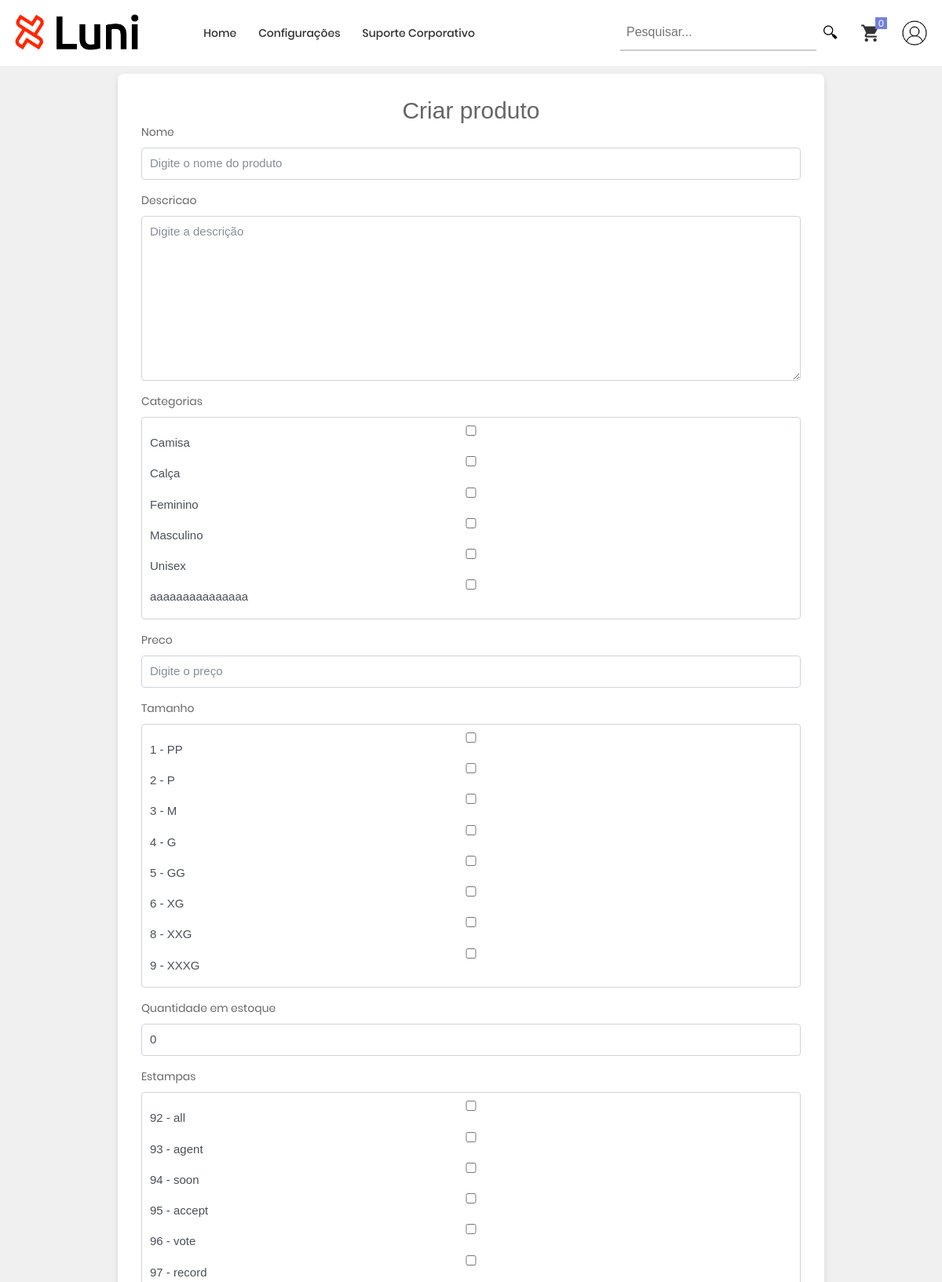
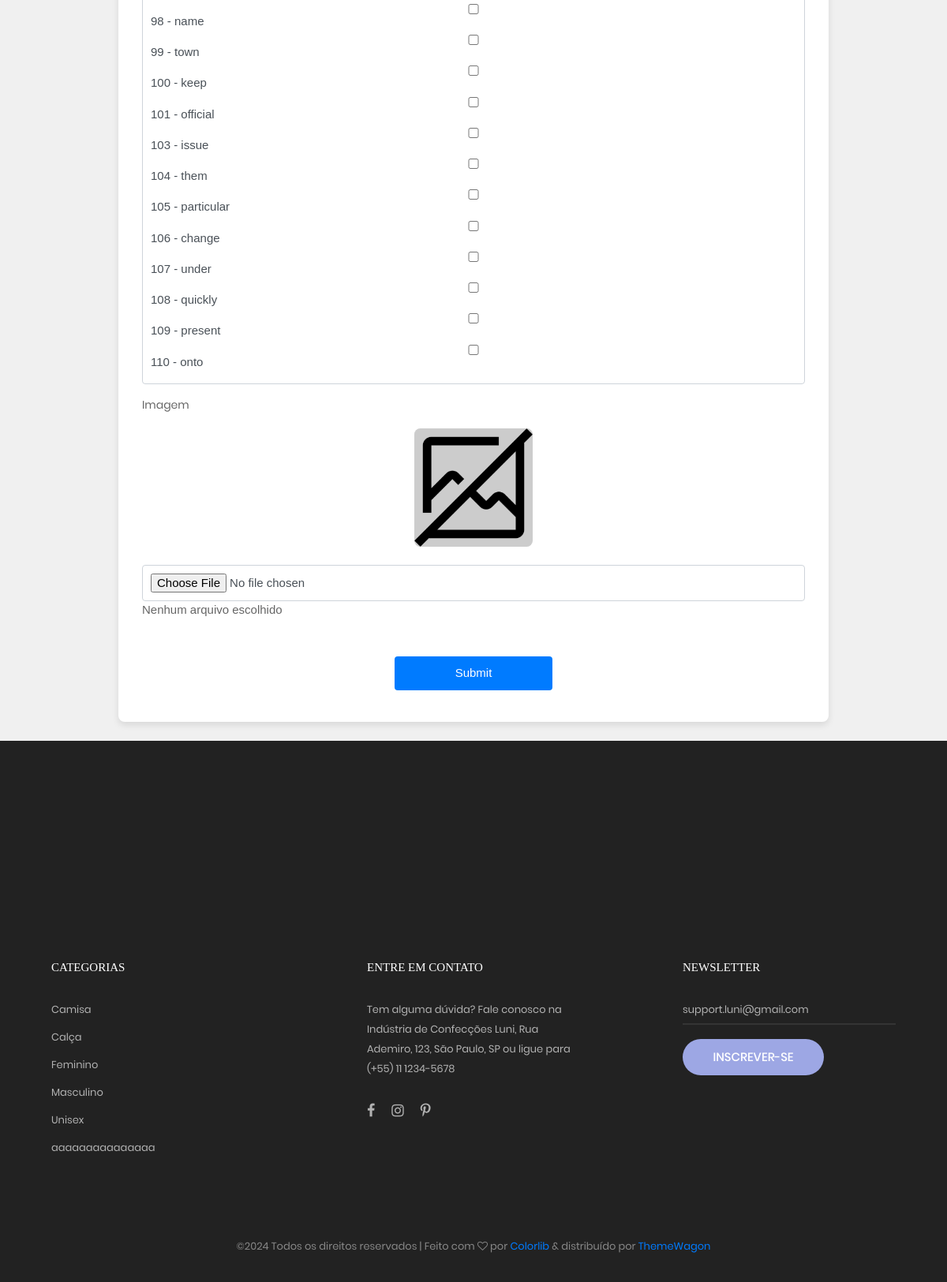
The app's page /produto/create/ (signed in) with its own data (2 pictures, top to bottom).
### produto/models.py (models this page shows)
class Tamanho(models.Model):
    TAMANHOS_PRODUTO = [
        ('PP', 'Piquenique'),
        ('P', 'Pequeno'),
        ('M', 'Medio'),
        ('G', 'Grande'),
        ('GG', 'Gigante'),
        ('XG', 'XGigante'),
        ('XXG', 'XXGigante'),
        ('XXXG', 'XXXGigante'),
    ]
    tamanho = models.CharField(max_length=50)
    def __str__(self):
        return f"{self.id} - {self.tamanho}"

class CategoriaProduto(models.Model):
    nome = models.CharField(max_length=20, unique=True)
    def __str__(self):
        return self.nome

### principal/decorators.py (the view)
        def _wrapped_view(request, *args, **kwargs):
            if request.user.groups.filter(name=group_name).exists():
                return view_func(request, *args, **kwargs)
            else:
                return HttpResponseForbidden("Você não tem permissão para acessar esta página.")

### produto/forms.py
class ProdutoForm(ModelForm):
    class Meta:
        model = Produto
        fields = ['nome', 'descricao', 'categorias', 'preco', 'tamanho', 'quantidade_em_estoque', 'estampas', 'imagem']
        widgets = {
            'nome': forms.TextInput(attrs={'class': 'form-control', 'placeholder': 'Digite o nome do produto'}),
            'descricao': forms.Textarea(attrs={'class': 'form-control-textarea', 'placeholder': 'Digite a descrição'}),
            'categorias': forms.CheckboxSelectMultiple(attrs={'class': 'form-control-select-multiple'}),
            'preco': forms.NumberInput(attrs={'class': 'form-control', 'placeholder': 'Digite o preço'}),
            'tamanho': forms.CheckboxSelectMultiple(attrs={'class': 'form-control'}),
            'quantidade_em_estoque': forms.NumberInput(attrs={'class': 'form-control', 'placeholder': 'Digite a quantidade em estoque'}),
            'estampas': forms.CheckboxSelectMultiple(attrs={'class': 'form-control-select-checkbox'}),
            'imagem': forms.ClearableFileInput(attrs={'class': 'form-control'}),
        }

### estampa/models.py (called while the page is built)
    def __str__(self):
        return f"{self.id} - {self.nome}"

### principal/context_processors.py (called while the page is built)
def variaveis_globais(request):
    return {
        'nome_site': 'Luni',
        'categorias': CategoriaProduto.objects.all(),
    }

### produto/views.py (called while the page is built)
@login_required
@group_required('Administradores')
def create_produto(request):
    if request.method == "POST":
        form = ProdutoForm(request.POST, request.FILES)
        if form.is_valid():
            form.save()
            return redirect('listar_produtos')
        else:
            return render(request, "form.html", {"form" : form, 'titulo': 'Criar produto'})
    else:
        form = ProdutoForm()
        return render(request, "form.html", {"form" : form, 'titulo': 'Criar produto'})

### usuario/models.py (called while the page is built)
    def get_size_items(self):
        carrinho = self.carrinho.first()  # Assume que um usuário tem um único carrinho
        if carrinho:
            return carrinho.itens.aggregate(total_items=Sum('quantidade'))['total_items'] or 0
        return 0

### templates/form.html (shortened to what this page needs)
{% extends "base/_base.html" %}
{% load static %}
{% load widget_tweaks %}
{% block content %}
<div class="container-product">
    <div class="form-container">
        <form method="POST" enctype="multipart/form-data">
            <h2>{{ titulo }}</h2>
            {% for field in form %}
            <div class="form-group">
                <label class="stext-102 cl3" for="{{ field.id_for_label }}">{{ field.label }}</label>
                <p class="custom-class">
                    {% if field.field.widget.input_type == "file" %}
                        <div class="image-container">
                            {% if current_image_url %}
                                <div class="d-flex justify-content-center">
                                    <img class="image-default" id="image-preview" src="{{ current_image_url }}" alt="Imagem preview" />
                                </div>
                                <br>
                                <label class="checkbox-label">
                                    <input type="checkbox" name="imagem-clear" id="imagem-clear_id">
                                    Limpar
                                </label>
                            {% else %}
                                <div class="d-flex justify-content-center">
                                    <img class="image-default" id="image-preview" src="{% static "images/no-image.png" %}" alt="Imagem preview" />
                                </div>
                                <br>
                            {% endif %}
                            <input type="file" name="imagem" class="form-control" accept="image/*" id="id_imagem">
                            <p class="file-status">Nenhum arquivo escolhido</p>
                        </div>
                    {% else %}
                        {% render_field field class="form-control" %}
                    {% endif %}
                </p>
            </div>
            {% endfor %}
            <br>
            <input type="submit" name="Enviar" class="btn-primary"/>
        </form>
    </div>
</div>
{% endblock content %}

### templates/base/_base.html (shortened to what this page needs)
{% load static %}
<!DOCTYPE html>
<html lang="pt-br">
    <head>
        <link rel="stylesheet" type="text/css" href="/static/vendor/bootstrap/css/bootstrap.min.css">
        <link rel="stylesheet" type="text/css" href="/static/fonts/font-awesome-4.7.0/css/font-awesome.min.css">
        <link rel="stylesheet" type="text/css" href="/static/fonts/iconic/css/material-design-iconic-font.min.css">
        <link rel="stylesheet" type="text/css" href="/static/fonts/linearicons-v1.0.0/icon-font.min.css">
        <link rel="stylesheet" type="text/css" href="/static/vendor/animate/animate.css">
        <link rel="stylesheet" type="text/css" href="/static/vendor/css-hamburgers/hamburgers.min.css">
        <link rel="stylesheet" type="text/css" href="/static/vendor/animsition/css/animsition.min.css">
        <link rel="stylesheet" type="text/css" href="/static/vendor/select2/select2.min.css">
        <link rel="stylesheet" type="text/css" href="/static/vendor/daterangepicker/daterangepicker.css">
        <link rel="stylesheet" type="text/css" href="/static/vendor/slick/slick.css">
        <link rel="stylesheet" type="text/css" href="/static/vendor/MagnificPopup/magnific-popup.css">
        <link rel="stylesheet" type="text/css" href="/static/vendor/perfect-scrollbar/perfect-scrollbar.css">
        <link rel="stylesheet" type="text/css" href="/static/css/util.css">
        <link rel="stylesheet" type="text/css" href="/static/css/main.css">
    </head>
	<nav class="container-menu-desktop fix-menu-desktop">
		<div class="wrap-menu-desktop">
			<div class="limiter-menu-desktop container">
				<a href="{% url "home" %}" class="logo">
					<img src="{% static "images/icons/Logo.png" %}" alt="IMG-LOGO">
				</a>
				<div class="menu-desktop">
					<ul class="main-menu">
						<li >
							<a href="{% url "home" %}">Home</a></li>
						{% if request.user.is_superuser %}
						<li><a href="{% url 'settings' %}">Configurações</a></li>
						{% endif %}
						<li>
							<a href="{% url "receber_suporte_corporativo" %}">Suporte Corporativo</a></li>
					</ul>
				</div>
				<div class="wrap-icon-header flex-w flex-r-m">
					<form action="{% url 'pesquisar_produto' %}" method="get" class="search-container">
						<input type="text" name="pesquisa" id="pesquisa_input" class="search-input" value="{{ pesquisa|default:"" }}" placeholder="Pesquisar...">
						<button type="submit" class="search-button" title="Pesquisar">🔍︎</button>
					</form>
					<a href="{% url "carrinho" %}">
						<div class="icon-header-item cl2 hov-cl1 trans-04 p-l-22 p-r-11 icon-header-noti js-show-cart" data-notify="{{ request.user.get_size_items }}">
							<i class="zmdi zmdi-shopping-cart" title="Carrinho"></i>
						</div>
					</a>
					<a href="{% url "perfil_usuario" %}" title="Perfil">
						<div>
							{% if request.user.imagem %}
								<img src="{{ request.user.imagem.url }}" alt="perfil" style="border-radius: 50%; margin-left: 15px; width: 40px; height: 40px;">
							{% else %}
								<img src="/static/images/user-profile.jpg" alt="perfil" style="border-radius: 50%; margin-left: 15px; width: 40px; height: 40px;">
							{% endif %}
						</div>
					</a>
				</div>
			</div>
		</div>
	</nav>
    <body class="animsition" style="animation-duration: 1500ms; opacity: 1;">
        {% block content %}{% endblock content %}
    </body>
	<footer class="bg3 p-t-75 p-b-32">
		<div class="container" style="margin-top: 200px;">
			<div class="row d-flex justify-content-around">
				<div class="col-sm-6 col-lg-3 p-b-50">
					<h4 class="stext-301 cl0 p-b-30">
						Categorias
					</h4>
					<ul>
						{% for categoria in categorias %}
							<li class="p-b-10">
								<a href="{% url "pesquisar_produto" %}?categoria={{ categoria.id }}" class="stext-107 cl7 hov-cl1 trans-04">
									{{ categoria.nome }}
								</a>
							</li>
						{% endfor %}
					</ul>
				</div>
				<div class="col-sm-6 col-lg-3 p-b-50">
					<h4 class="stext-301 cl0 p-b-30">
						ENTRE EM CONTATO
					</h4>
					<p class="stext-107 cl7 size-201">
						Tem alguma dúvida? Fale conosco na Indústria de Confecções Luni, Rua Ademiro, 123, São Paulo, SP ou ligue para (+55) 11 1234-5678
					</p>
					<div class="p-t-27">
						<a href="#" class="fs-18 cl7 hov-cl1 trans-04 m-r-16">
							<i class="fa fa-facebook"></i>
						</a>
						<a href="#" class="fs-18 cl7 hov-cl1 trans-04 m-r-16">
							<i class="fa fa-instagram"></i>
						</a>
						<a href="#" class="fs-18 cl7 hov-cl1 trans-04 m-r-16">
							<i class="fa fa-pinterest-p"></i>
						</a>
					</div>
				</div>
				<div class="col-sm-6 col-lg-3 p-b-50">
					<h4 class="stext-301 cl0 p-b-30">
						Newsletter
					</h4>
					<form>
						<div class="wrap-input1 w-full p-b-4">
							<input class="input1 bg-none plh1 stext-107 cl7" type="text" name="email" placeholder="support.luni@gmail.com">
						</div>
						<div class="p-t-18">
							<button class="flex-c-m stext-101 cl0 size-103 bg1 bor1 hov-btn2 p-lr-15 trans-04">
								Inscrever-se
							</button>
						</div>
					</form>
				</div>
			</div>
			<div class="p-t-40">
				<p class="stext-107 cl6 txt-center">
					&copy;<script>document.write(new Date().getFullYear());</script> Todos os direitos reservados | Feito com <i class="fa fa-heart-o" aria-hidden="true"></i> por <a href="https://colorlib.com" target="_blank">Colorlib</a> &amp; distribuído por <a href="https://themewagon.com" target="_blank">ThemeWagon</a>
				</p>
			</div>
		</div>
	</footer>
	</html>

### static/css/main.css (style rules this page uses)
body { padding-top: 70px; }
.image-default { display: block; margin: 0 auto; width: 150px; height: 150px; object-fit: cover; background-color: #ccc; border-radius: 5%; }
.container { max-width: 1380px; }
@media (max-width: 1600px) { .container { max-width: 1200px; } }
.container-menu-desktop { height: auto; width: 100%; position: relative; -webkit-transition: all 0.3s; -o-transition: all 0.3s; -moz-transition: all 0.3s; transition: all 0.3s; }
.search-container { display: flex; }
.search-input { border: none; border-bottom: 2px solid #ccc; background: transparent; padding: 8px; font-size: 16px; outline: none; width: 250px; transition: border-color 0.3s; }
.search-button { background: transparent; border: none; cursor: pointer; padding: 8px; font-size: 20px; }
.wrap-menu-desktop { position: fixed; z-index: 1100; background-color: #fff; width: 100%; height: 84px; left: 0px; top: 0px; -webkit-transition: height 0.3s, background-color 0.3s; -o-transition: height 0.3s, background-color 0.3s; -moz-transition: height 0.3s, background-color 0.3s; transition: height 0.3s, background-color 0.3s; }
.limiter-menu-desktop { height: 100%; display: -webkit-box; display: -webkit-flex; display: -moz-box; display: -ms-flexbox; display: flex; align-items: center; }
.logo { display: -webkit-box; display: -webkit-flex; display: -moz-box; display: -ms-flexbox; display: flex; align-items: center; height: 65%; margin-right: 55px; }
.logo img { max-width: 100%; max-height: 100%; }
.menu-desktop { display: -webkit-box; display: -webkit-flex; display: -moz-box; display: -ms-flexbox; display: flex; align-items: center; height: 100%; }
.main-menu { list-style-type: none; margin: 0; display: -webkit-box; display: -webkit-flex; display: -moz-box; display: -ms-flexbox; display: flex; align-items: center; }
.main-menu > li { display: block; position: relative; padding: 20px 10px 20px 0px; margin: 0px 4px 0px 14px; }
.main-menu > li > a { font-family: Poppins-Medium; font-size: 14px; color: #333; padding: 5px 0px; transition: all 0.4s; -webkit-transition: all 0.4s; -o-transition: all 0.4s; -moz-transition: all 0.4s; }
.wrap-icon-header { flex-grow: 1; }
.icon-header-item { position: relative; font-size: 26px; line-height: 1; cursor: pointer; }
.icon-header-noti::after { content: attr(data-notify); font-family: Poppins-Regular; font-size: 12px; color: #fff; line-height: 15px; text-align: center; display: block; position: absolute; top: -7px; right: 0; min-width: 15px; height: 15px; padding: 0 3px; background-color: #717fe0; }
.container-product { display: flex; justify-content: center; align-items: center; padding-top: 2%; padding-bottom: 2%; background-color: #f0f0f0; }
.form-container { background-color: #ffffff; padding: 30px; border-radius: 8px; box-shadow: 0 4px 8px rgba(0,0,0,0.1); width: 100%; max-width: 900px; position: relative; text-align: center; }
.form-group { margin-bottom: 15px; text-align: left; }
.form-control { width: 100%; padding: 10px; border-radius: 4px; border: 1px solid #ced4da; }
.btn-primary { background-color: #007bff; color: white; border: none; padding: 10px 20px; border-radius: 4px; cursor: pointer; display: block; width: 100%; max-width: 200px; margin: 10px auto; }
.cl0 { color: #fff; }
.cl2 { color: #333; }
.cl3 { color: #666; }
.cl6 { color: #888; }
.cl7 { color: #b2b2b2; }
.stext-101 { font-family: Poppins-Medium; font-size: 15px; line-height: 1.466667; text-transform: uppercase; }
.stext-102 { font-family: Poppins-Regular; font-size: 14px; line-height: 1.7; }
.stext-107 { font-family: Poppins-Regular; font-size: 13px; line-height: 1.923; }
.stext-301 { font-family: Montserrat-Bold; font-size: 15px; line-height: 1.6; text-transform: uppercase; }
.size-103 { min-width: 179px; height: 46px; }
.size-201 { max-width: 270px; }
.bg-none { background-color: transparent; }
.bg1 { background-color: #9da7e4; }
.bg3 { background-color: #222; }
.bor1 { border-radius: 23px; }
.wrap-input1 { position: relative; border-bottom: 2px solid rgba(204,204,204, 0.1); }
.input1 { background-color: transparent; width: 100%; }
.custom-class { display: flex; flex-direction: column; gap: 10px; }
#image-preview { margin-top: 10px; max-width: 100%; height: auto; }

### records on screen
Tamanho: tamanho "☐ ☐ ☐ ☐ ☐ ☐ ☐ ☐"
CategoriaProduto: nome "Camisa"
CategoriaProduto: nome "Calça"
CategoriaProduto: nome "Feminino"
CategoriaProduto: nome "Masculino"
CategoriaProduto: nome "Unisex"
CategoriaProduto: nome "aaaaaaaaaaaaaaa"

### other values on screen
{{ titulo }} "Criar produto"
{{ field.label }} "Nome" "Descricao" "Categorias" "Preco" "Tamanho" "Quantidade em estoque" "Estampas" "Imagem"
